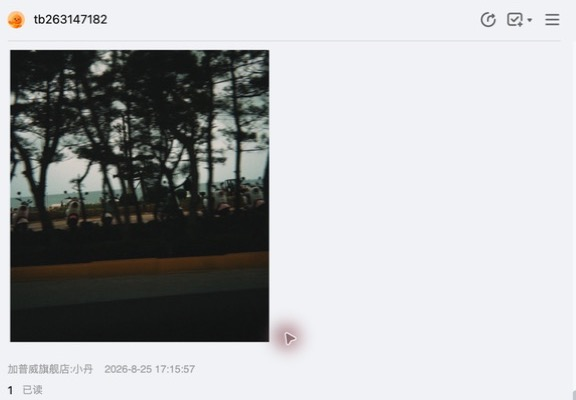
#> input picture 02-源码/完整可编译源码/components/ocr-source/Tests/QianniuOCRAppSupportTests/Fixtures/LiveImageExperiment/bottom-1.jpeg, 576 x 400 px
$ python video_play_locator.py --image ../../../../Tests/QianniuOCRAppSupportTests/Fixtures/LiveImageExperiment/bottom-1.jpeg
#> lines starting #> are read from the running program, lines starting #| are printed output that depends on the picture; long printed decimals are rounded
#> in main, image is the input picture: shape (400, 576, 3); mean B, G, R 179.6, 178.3, 177.2
#!/usr/bin/env python3
"""Locate a Qianniu-style circular play control inside one media-card crop."""

from __future__ import annotations

import argparse
import json
import math

import cv2
import numpy as np


def triangle_candidate(contour: np.ndarray):
    area = cv2.contourArea(contour)
    if area < 18:
        return None
    x, y, width, height = cv2.boundingRect(contour)
    if not (5 <= width <= 100 and 7 <= height <= 120 and 0.42 <= width / height <= 1.28):
        return None
    fill = area / max(width * height, 1)
    if not 0.25 <= fill <= 0.76:
        return None
    perimeter = cv2.arcLength(contour, True)
    polygon = cv2.approxPolyDP(contour, 0.055 * perimeter, True)
    if len(polygon) < 3 or len(polygon) > 5 or not cv2.isContourConvex(polygon):
        return None
    moments = cv2.moments(contour)
    if moments["m00"] == 0:
        return None
    center_x = moments["m10"] / moments["m00"]
    center_y = moments["m01"] / moments["m00"]
    if (center_x - x) / max(width, 1) > 0.54:
        return None

    points = polygon.reshape(-1, 2)
    rightmost = points[np.argmax(points[:, 0])]
    left_points = points[points[:, 0] < x + width * 0.62]
    if len(left_points) < 2:
        return None
    vertical_span = float(left_points[:, 1].max() - left_points[:, 1].min())
    if vertical_span < height * 0.62:
        return None
    if abs(float(rightmost[1]) - (y + height / 2)) > height * 0.38:
        return None
    return center_x, center_y, float(height), area


def circle_evidence(gray: np.ndarray, triangle_x: float, triangle_y: float, triangle_height: float):
    expected_x = triangle_x + triangle_height * 0.20
    expected_y = triangle_y
    half = int(max(20, triangle_height * 2.2))
    left = max(0, int(expected_x) - half)
    top = max(0, int(expected_y) - half)
    right = min(gray.shape[1], int(expected_x) + half + 1)
    bottom = min(gray.shape[0], int(expected_y) + half + 1)
    region = gray[top:bottom, left:right]
    if min(region.shape) < 20:
        return None
    circles = cv2.HoughCircles(
        cv2.GaussianBlur(region, (5, 5), 1.15),
        cv2.HOUGH_GRADIENT,
        dp=1.0,
        minDist=max(10, int(triangle_height)),
        param1=70,
        param2=max(7, int(triangle_height * 0.30)),
        minRadius=max(6, int(triangle_height * 0.72)),
        maxRadius=max(9, int(triangle_height * 1.85)),
    )
    if circles is None:
        return None
    best = None
    for local_x, local_y, radius in circles[0]:
        center_x = float(local_x + left)
        center_y = float(local_y + top)
        distance = math.hypot(center_x - expected_x, center_y - expected_y)
        if distance > max(6.0, triangle_height * 0.50):
            continue
        score = 1.0 - min(1.0, distance / max(triangle_height * 0.50, 1.0))
        if best is None or score > best[0]:
            best = (score, center_x, center_y, float(radius))
    return best


def locate(image: np.ndarray):
    maximum_dimension = max(image.shape[:2])
#> maximum_dimension = 576
    scale = min(1.0, 520.0 / maximum_dimension)
#> scale = 0.903
    if scale < 1.0:
        image = cv2.resize(image, None, fx=scale, fy=scale, interpolation=cv2.INTER_AREA)
#> image: shape (361, 520, 3)
    gray = cv2.cvtColor(image, cv2.COLOR_BGR2GRAY)
    normalized = cv2.createCLAHE(clipLimit=2.0, tileGridSize=(8, 8)).apply(gray)
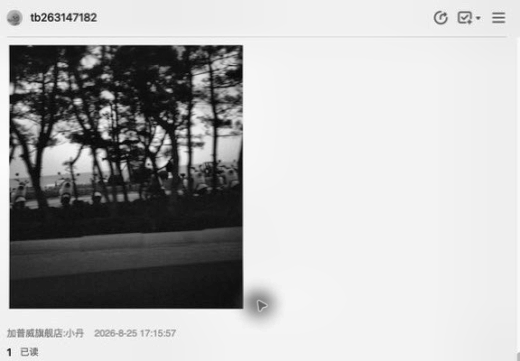
#> normalized: shape (361, 520); min 3, max 253, mean 181.4
    smooth = cv2.GaussianBlur(normalized, (0, 0), 1.0)
    local = cv2.subtract(smooth, cv2.GaussianBlur(smooth, (0, 0), 9.0))
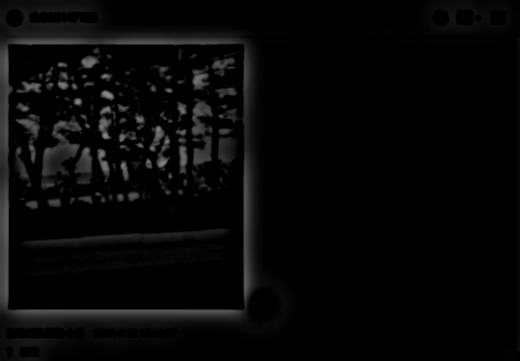
#> local: shape (361, 520); min 0, max 140, mean 7
    masks = []
    for percentile in (88, 92, 95, 97):
        threshold = max(145, int(np.percentile(smooth, percentile)))
        masks.append(cv2.threshold(smooth, threshold, 255, cv2.THRESH_BINARY)[1])
#> this loop made 4 passes
#> threshold on passes 1 to 4: 243, 243, 244, 245
#> after the loop, masks = 4 items
    for threshold in (18, 28, 38):
        masks.append(cv2.threshold(local, threshold, 255, cv2.THRESH_BINARY)[1])
#> after the loop, masks = 7 items

    candidates = []
    for mask_index, mask in enumerate(masks):
        contours, _ = cv2.findContours(mask, cv2.RETR_LIST, cv2.CHAIN_APPROX_SIMPLE)
        for contour in contours:
            triangle = triangle_candidate(contour)
            if triangle is None:
                continue
            triangle_x, triangle_y, triangle_height, area = triangle
            circle = circle_evidence(gray, triangle_x, triangle_y, triangle_height)
            if circle is None:
                continue
            circle_score, center_x, center_y, radius = circle
            candidates.append((mask_index, circle_score, min(area / 400.0, 1.0), center_x, center_y, radius))
#> this loop made 7 passes
    if not candidates:
        return None

    clusters = []
    for candidate in candidates:
        for cluster in clusters:
            if math.hypot(candidate[3] - cluster[0][3], candidate[4] - cluster[0][4]) <= 8:
                cluster.append(candidate)
                break
        else:
            clusters.append([candidate])
#> this loop made 4 passes
#> candidate on passes 1 to 4: (4, 0, 0.128, 77.5, 106.5, 8.2), (6, 0, 0.0575, 24.5, 154.5, 11.8), (6, 0.886, 0.394, 108.5, 125.5, 34.7), (6, 0.617, 0.17, 182.5, 106.5, 23.4)
    image_center = (image.shape[1] / 2, image.shape[0] / 2)
    ranked = []
    for cluster in clusters:
        masks_seen = len({candidate[0] for candidate in cluster})
        if masks_seen < 2:
            continue
        weights = np.asarray([candidate[1] + candidate[2] for candidate in cluster])
        center_x = float(np.average([candidate[3] for candidate in cluster], weights=weights))
        center_y = float(np.average([candidate[4] for candidate in cluster], weights=weights))
        center_distance = math.hypot(center_x - image_center[0], center_y - image_center[1])
        normalized_distance = center_distance / max(math.hypot(*image_center), 1.0)
        score = masks_seen * 0.55 + max(candidate[1] for candidate in cluster) \
            + max(candidate[2] for candidate in cluster) - normalized_distance * 0.30
        ranked.append((score, center_x, center_y))
#> this loop made 4 passes
    if not ranked:
        return None
    ranked.sort(reverse=True)
    _, center_x, center_y = ranked[0]
    return center_x / scale, center_y / scale


def main():
    parser = argparse.ArgumentParser()
    parser.add_argument("--image", required=True)
    args = parser.parse_args()
    image = cv2.imread(args.image, cv2.IMREAD_COLOR)
    if image is None:
        print(json.dumps({"found": False}))
        return
    point = locate(image)
    if point is None:
        print(json.dumps({"found": False}))
    else:
        print(json.dumps({"found": True, "x": point[0], "y": point[1]}))


if __name__ == "__main__":
    main()

$ run again, on 02-源码/完整可编译源码/components/ocr-source/Tests/QianniuOCRAppSupportTests/Fixtures/LiveImageExperiment/top-3.jpeg
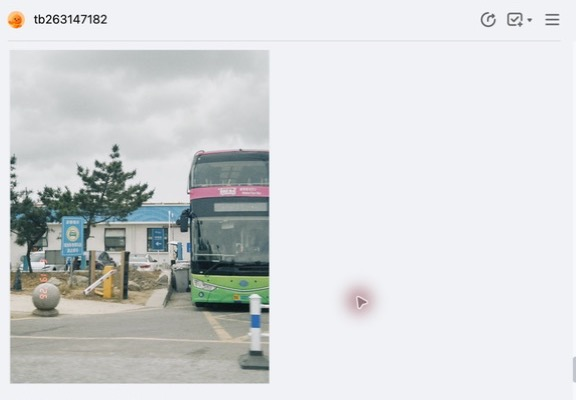
#> input picture 02-源码/完整可编译源码/components/ocr-source/Tests/QianniuOCRAppSupportTests/Fixtures/LiveImageExperiment/top-3.jpeg, 576 x 400 px
#> in main, image is the input picture: shape (400, 576, 3); mean B, G, R 215.6, 214.5, 212.3
#> image: shape (361, 520, 3)
#> in locate, `local = cv2.subtract(smooth, cv2.GaussianBlur(smooth, (0, 0), 9.0))`:
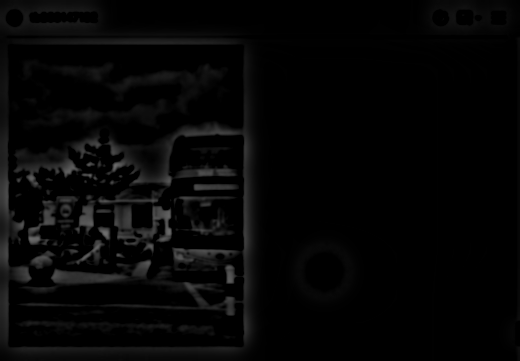
#> local: shape (361, 520); min 0, max 110, mean 5.7
#> the loop in locate, `for percentile in (88, 92, 95, 97):` made 4 passes
#> threshold on passes 1 to 4: 244, 244, 245, 245
#> after the loop in locate, `for percentile in (88, 92, 95, 97):`: masks = 4 items
#> after the loop in locate, `for threshold in (18, 28, 38):`: masks = 7 items
#> the loop in locate, `for mask_index, mask in enumerate(masks):` made 7 passes
#> pass 1, in circle_evidence, `region = gray[top:bottom, left:right]`:
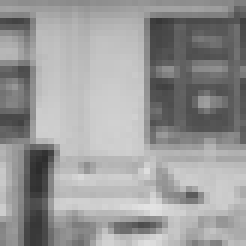
#> region: shape (41, 41) (shown 6 times larger); min 44, max 227, mean 153.5
#> the loop in locate, `for candidate in candidates:` made 5 passes
#> candidate on passes 1 to 5: (4, 0.0418, 0.369, 225.5, 278.5, 29.7), (4, 0, 0.0988, 139.5, 229.5, 15.4), (5, 0.297, 0.323, 237.5, 268.5, 19.4), (6, 0.251, 0.333, 21.5, 270.5, 13), (6, 0.312, 0.29, 237.5, 268.5, 19.4)
#> the loop in locate, `for cluster in clusters:` made 4 passes
#| {"found": true, "x": 263.077, "y": 297.415}
